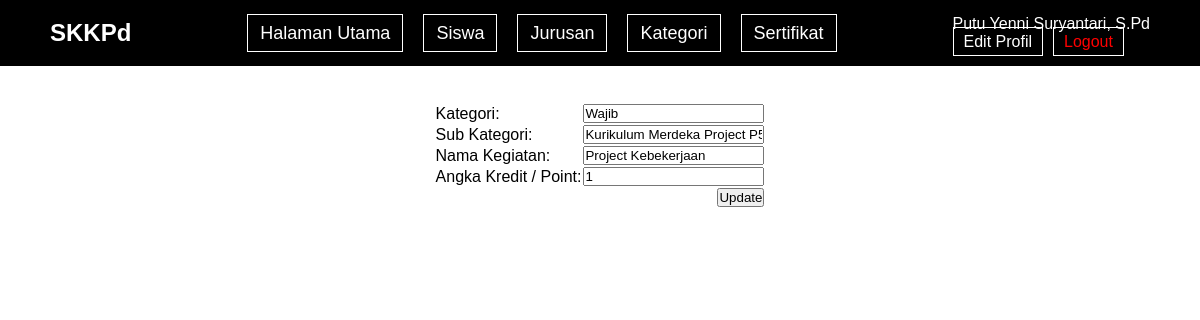
/tampilan/halaman_utama.php?page=ubah_kategori_kegiatan&Id_Kegiatan=2 (signed in), run on the app's committed database.
### tables this page shows
CREATE TABLE `kegiatan` (
  `Id_Kegiatan` int(5) NOT NULL,
  `Jenis_Kegiatan` varchar(50) NOT NULL,
  `Angka_Kredit` int(2) NOT NULL,
  `Id_Kategori` char(7) NOT NULL
);

CREATE TABLE `kategori` (
  `Id_Kategori` char(7) NOT NULL,
  `Kategori` enum('Wajib','Opsional') NOT NULL,
  `Sub_Kategori` varchar(50) NOT NULL
);

### ubah/ubah_kategori_kegiatan.php (the view, shortened to what this page needs)
<center>
    <?php
if(@$_GET['Id_Kegiatan']){
    $id_kegiatan = htmlspecialchars($_GET['Id_Kegiatan']);
    $data_update = mysqli_fetch_assoc(mysqli_query($koneksi, "SELECT * FROM kategori INNER JOIN kegiatan USING(Id_Kategori) WHERE Id_Kegiatan='$id_kegiatan'"));
?>
    <form action="" method="post">
        <table>
            <tr>
                <td><label>Kategori:</label></td>
                <td><input type="text" name="kategori" readonly value="<?= $data_update['Kategori'] ?>" required></td>
            </tr>
            <tr>
                <td><label>Sub Kategori:</label></td>
                <td><input type="text" name="sub_kategori" readonly value="<?= $data_update['Sub_Kategori'] ?>"
                        required></td>
            </tr>
            <tr>
                <td><label>Nama Kegiatan:</label></td>
                <td><input type="text" name="kegiatan" value="<?= $data_update['Jenis_Kegiatan'] ?>" autofocus required>
                </td>
            </tr>
            <tr>
                <td><label>Angka Kredit / Point:</label></td>
                <td><input type="number" name="point" value="<?= $data_update['Angka_Kredit'] ?>" required></td>
            </tr>
            <tr>
                <td colspan="2" align="right">
                    <input type="submit" name="tombol_update" value="Update">
                </td>
            </tr>
        </table>
    </form>
    <?php
}
?>
</center>

### tampilan/halaman_utama.php (style rules this page uses)
* { margin: 0; padding: 0; box-sizing: border-box }
body { font-family: Arial, sans-serif }

### data on the page
kegiatan: kategori "Wajib", sub_kategori "Kurikulum Merdeka Project P5", kegiatan "Project Kebekerjaan", point "1"

### other printed values
$_COOKIE['nama_lengkap'] "Putu Yenni Suryantari, S.Pd"
